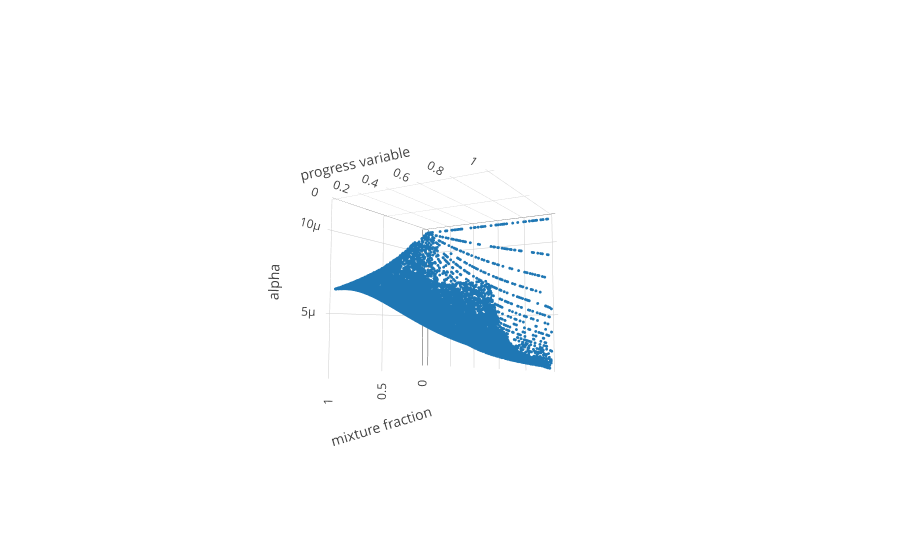

The notebook cell saved with this chart:
### Code cell
# df_s=df.sample(frac=0.02)
df_s=df.loc[df['zeta']==list(set(df['zeta']))[0]].sample(frac=0.1)
sp='alpha'
fig_db = {
    'data': [
         {'x': df_s['f'],
         'y': df_s['pv'],
         'z': df_s[sp],
         'type':'scatter3d', 
        'mode': 'markers',
          'marker':{
              'size':1
          }
         }
        
    ],
    'layout': {
        'scene':{
            'xaxis':{'title':'mixture fraction'},
            'yaxis': {'title': "progress variable"},
            'zaxis': {'title': sp}
                 }
    }
}
pyoff.iplot(fig_db, filename='multiple-scatter')

### Figure 1 — Plotly figure (JSON) as saved in the notebook; plotly's stock layout.template omitted (floating-point values rounded to 4 significant figures; data arrays with more than 128 entries replaced by an {"elided": "..."} marker saying what was removed)
{"data": [{"marker": {"size": 1}, "mode": "markers", "type": "scatter3d", "uid": "2ea9eee2-f826-4a36-a417-8ae05e9dc8a5", "x": {"elided": "25100 float values"}, "y": {"elided": "25100 float values"}, "z": {"elided": "25100 float values"}}], "layout": {"autosize": true, "scene": {"aspectmode": "auto", "aspectratio": {"x": 1, "y": 1, "z": 1}, "camera": {"center": {"x": 0, "y": 0, "z": 0}, "eye": {"x": 2.356, "y": 1.339, "z": -0.2071}, "up": {"x": 0, "y": 0, "z": 1}}, "xaxis": {"title": "mixture fraction", "type": "linear"}, "yaxis": {"title": "progress variable", "type": "linear"}, "zaxis": {"title": "alpha", "type": "linear"}}}}
